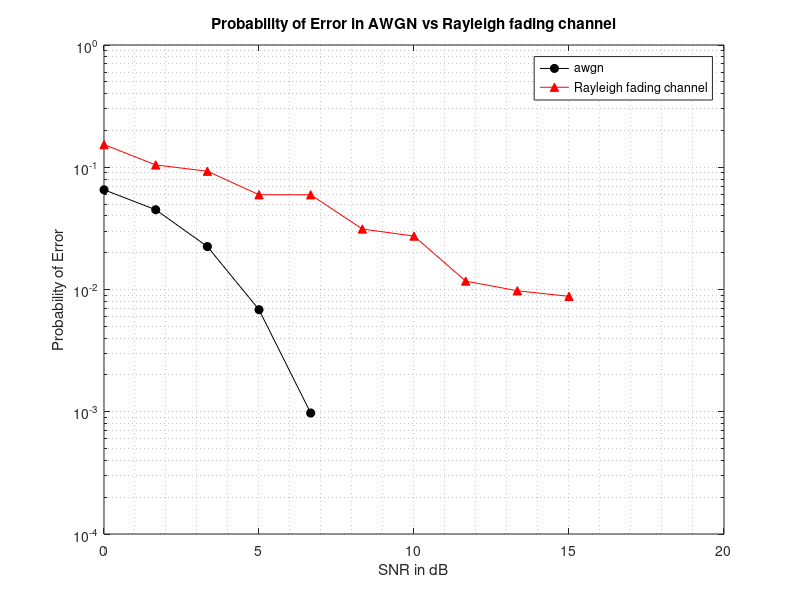

The MATLAB source for this figure:
%%%%%%%%%%%%%%%%%%%%%%%%%%%%%%%%%%%%%%%%%%%%%%%%%%%%%%%%%%%%%%%%%%%%
% =================================================================
% Simulate Probability of Error for AWGN vs Rayleigh fading channel 
% for BPSK modulated signal
% =================================================================
%%%%%%%%%%%%%%%%%%%%%%%%%%%%%%%%%%%%%%%%%%%%%%%%%%%%%%%%%%%%%%%%%%%%

N = 1024;
% transmitted BPSK signal
signalTX = rand(1, N) - 0.5;
signalTX(find(signalTX <= 0)) = -1;
signalTX(find(signalTX > 0))  = +1;
sigPower = sum((signalTX.^2)/length(signalTX));

% snr
snr_in_dB = linspace(0.001,15,10);

for s = 1:length(snr_in_dB)
  
  % AWGN noise addition
  noisePwr = 10 ^ (-snr_in_dB(s)/10) * sigPower;
  noise = sqrt(noisePwr/2) .* randn(1,N);

  received_signal = signalTX + noise;

  % signal detection
  signalRX = received_signal;
  signalRX(find(signalRX <= 0)) = -1;
  signalRX(find(signalRX > 0)) = +1;
  %signalRX = floor(signalRX + 0.5);

  % Probability of Error calculation
  Pe_AWGN(s) = length(find(signalRX ~= signalTX)) / N;

end % for end

for s = 1:length(snr_in_dB)
  
  % AWGN noise addition
  noisePwr = 10 ^ (-snr_in_dB(s)/10) * sigPower;
  noise = sqrt(noisePwr/2) .* ((randn(1,N)) + 1i * (randn(1,N)));

  % Fading channel:
  % TODO: understand when clarkes model is used. 
  % As such, the fading channel is modelled as complex gaussian with 0 mean and 1 variance
  % norm(h) is rayleigh distributed and square(norm(h)) is exponential
  
  %h = clarke_model(N, 100, 2);
  %received_signal = ifft (fft(h,N) .* fft(signalTX, N), N) + noise;
  h = sqrt(1/2) * ( randn(1,N) + 1i * randn(1,N));
  h = h - mean(h);
  received_signal = h .* signalTX + noise;

  % signal detection
  y_tilda = conj(h) .* received_signal ./ sqrt(conj(h) .* h);
  signalRX = real(y_tilda);
  signalRX(find(signalRX <= 0)) = -1;
  signalRX(find(signalRX > 0)) = +1;
  %signalRX = floor(signalRX + 0.5);

  % Probability of Error calculation
  Pe_Fading(s) = length(find(signalRX ~= signalTX)) / N;

end % for end

% theoritical formula
Pe_theoritical_Fading = 0.5 * (1 - sqrt(snr_in_dB ./ (1 + snr_in_dB)));

% plot
semilogy(snr_in_dB, Pe_AWGN, '-ko', 'MarkerFaceColor', 'k')
hold on;
semilogy(snr_in_dB, Pe_Fading, '-r^', 'MarkerFaceColor', 'r')
title("Probability of Error in AWGN vs Rayleigh fading channel")
legend("awgn", "Rayleigh fading channel")
xlabel("SNR in dB")
ylabel("Probability of Error")
grid minor
